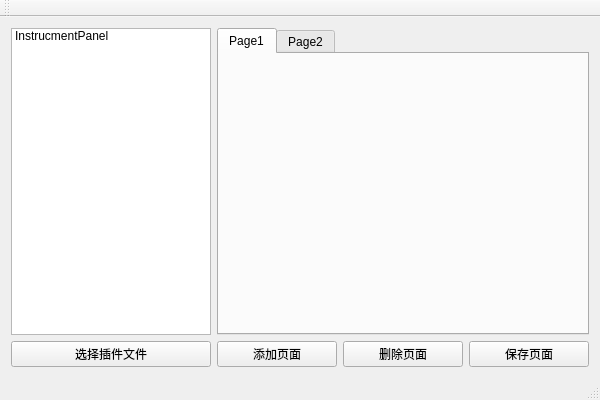
<?xml version="1.0" encoding="UTF-8"?>
<ui version="4.0">
 <class>ParamEquivalentClass</class>
 <widget class="QMainWindow" name="ParamEquivalentClass">
  <property name="geometry">
   <rect>
    <x>0</x>
    <y>0</y>
    <width>600</width>
    <height>400</height>
   </rect>
  </property>
  <property name="windowTitle">
   <string>ParamEquivalent</string>
  </property>
  <widget class="QWidget" name="centralWidget">
   <layout class="QHBoxLayout" name="horizontalLayout_2">
    <item>
     <layout class="QGridLayout" name="gridLayout">
      <item row="1" column="0">
       <layout class="QHBoxLayout" name="horizontalLayout">
        <item>
         <widget class="QPushButton" name="selectPluginFile">
          <property name="text">
           <string>选择插件文件</string>
          </property>
         </widget>
        </item>
       </layout>
      </item>
      <item row="0" column="0">
       <widget class="QListWidget" name="pluginListWidget">
        <property name="enabled">
         <bool>true</bool>
        </property>
        <property name="maximumSize">
         <size>
          <width>200</width>
          <height>16777215</height>
         </size>
        </property>
        <item>
         <property name="text">
          <string>InstrucmentPanel</string>
         </property>
         <property name="icon">
          <iconset>
           <normaloff>icon/InstrumentPanel.png</normaloff>icon/InstrumentPanel.png</iconset>
         </property>
        </item>
       </widget>
      </item>
     </layout>
    </item>
    <item>
     <layout class="QVBoxLayout" name="verticalLayout">
      <item>
       <widget class="QTabWidget" name="tabWidget">
        <property name="currentIndex">
         <number>0</number>
        </property>
        <widget class="QWidget" name="Page1">
         <attribute name="title">
          <string>Page1</string>
         </attribute>
        </widget>
        <widget class="QWidget" name="Page2">
         <attribute name="title">
          <string>Page2</string>
         </attribute>
        </widget>
       </widget>
      </item>
      <item>
       <layout class="QGridLayout" name="gridLayout_3">
        <item row="0" column="3">
         <widget class="QPushButton" name="deleteWidget">
          <property name="text">
           <string>删除页面</string>
          </property>
         </widget>
        </item>
        <item row="0" column="2">
         <widget class="QPushButton" name="addWidget">
          <property name="text">
           <string>添加页面</string>
          </property>
         </widget>
        </item>
        <item row="0" column="4">
         <widget class="QPushButton" name="saveWidget">
          <property name="text">
           <string>保存页面</string>
          </property>
         </widget>
        </item>
       </layout>
      </item>
     </layout>
    </item>
   </layout>
  </widget>
  <widget class="QMenuBar" name="menuBar">
   <property name="geometry">
    <rect>
     <x>0</x>
     <y>0</y>
     <width>600</width>
     <height>23</height>
    </rect>
   </property>
  </widget>
  <widget class="QToolBar" name="mainToolBar">
   <attribute name="toolBarArea">
    <enum>TopToolBarArea</enum>
   </attribute>
   <attribute name="toolBarBreak">
    <bool>false</bool>
   </attribute>
  </widget>
  <widget class="QStatusBar" name="statusBar"/>
 </widget>
 <layoutdefault spacing="6" margin="11"/>
 <resources>
  <include location="ParamEquivalent.qrc"/>
 </resources>
 <connections/>
</ui>
